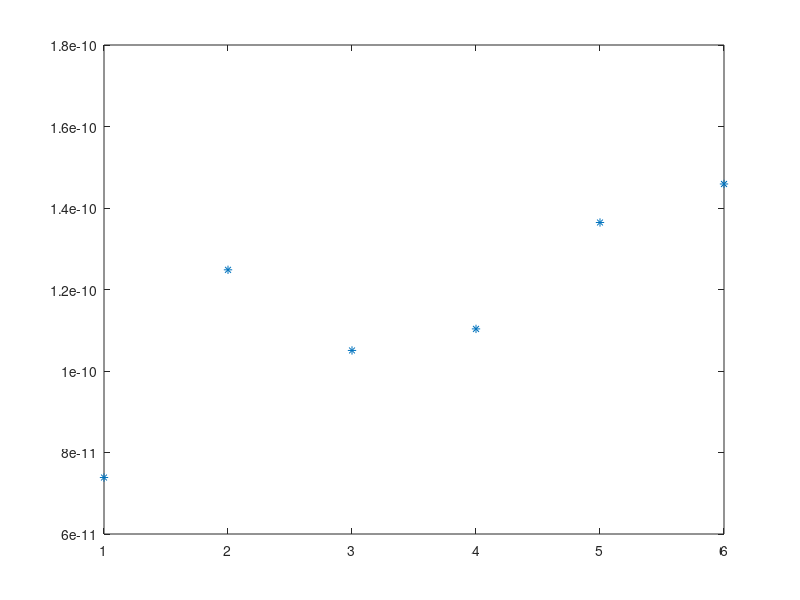

The MATLAB source for this figure:
%to find diffusion coefficients for problem 2.3

%data
 %numbers of cells
N = [1800,3700,4800,5500,6700,8000];
T = [2,5,10,12.5,15,20];% in units of minutes


%in units of mm
C0 = 7.e13
A = (1.e-6)/32

D = pi*N.^2./(3600*4*C0^2*A^2*T);

plot(D,'*')

%data set 2:

N = [1350,2300,3400,6200];
C = [2.5,4.6,5,12];
c = C*1.e13;
t = 10;

d = pi*N.^2./(3600*4*c.^2*A^2*t);
